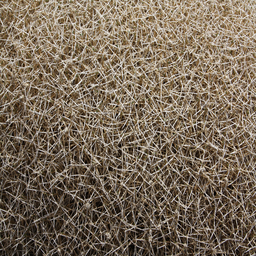
#> input picture images/IMG_0054_1024.bmp, 256 x 256 px, shrunk from 1024 x 1024 before the run, found by its file name
$ jupyter execute lbp163p.ipynb
#> lines starting #> are read from the running program, lines starting #| are printed output that depends on the picture
### Local Binary Pattern Example 3
### CS4243, Amir, 2023

[cell 1]
import math as m
import cv2
import numpy as np
import random as rnd
from matplotlib import pyplot as plt

[cell 2]
#img = cv2.imread('..\\cat_bw.bmp',0)
img = cv2.imread('..\\IMG_0054_1024.bmp',0)
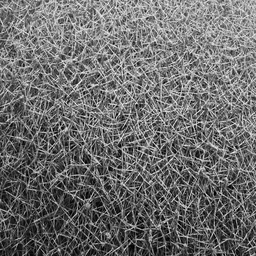
#> img: shape (256, 256); min 0, max 247, mean 109
#img = np.ones([64,64])
#img = np.random.randint(0,8,[128,128])

[cell 3]
M = img.shape
#> M = (256, 256)
lbpres = np.zeros(M)
M
#> Out = (256, 256)

[cell 4]
def lbpmask163(a,x,y):
    k = np.array( [ [ 0, 0 , 2**15 , 1 , 2 , 0 , 0 ] ,
                    [ 0 , 2**14 , 0 , 0 , 0 , 4 , 0] ,
                    [ 2**13 , 0, 0, 0, 0, 0, 8] ,
                    [ 2**12 , 0, 0, 0, 0, 0, 16] ,
                    [ 2**11 , 0 ,0 , 0, 0, 0, 32] ,
                    [ 0 , 2**10 , 0 , 0 , 0 , 64, 0] ,
                    [ 0, 0, 2**9 , 256, 128, 0, 0] ])

    msk1 = np.zeros([7,7])
    for i in range(7):
        for j in range(7):
            msk1[i,j] = (a[i,j] >= a[x,y] )

    ''' print( '>>> ' , np.sum(msk1))
    #print( msk1 )
    print( np.matmul( msk1 , k))
    cv2.waitKey(0) '''
    ans = np.sum( np.matmul( msk1 , k) )
    # print(ans)
    return ans

[cell 5]
for i in range(3,M[0]-3):
    for j in range(3,M[1]-3):
        lbpres[i,j] = lbpmask163(img,i,j)
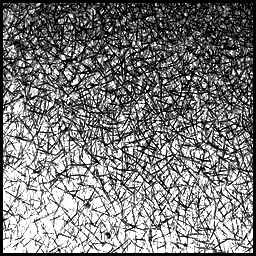
#> lbpres: shape (256, 256) float64; min 0, max 458745, mean 223021.7; drawn with min black and max white

[cell 6]
lbpres = lbpres[ 3:M[0]-3 , 3:M[1]-3 ]
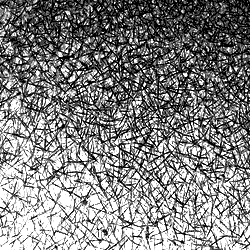
#> lbpres: shape (250, 250) float64; min 0, max 458745, mean 233855.2; drawn with min black and max white

[cell 7]
# original image histogram
#
hist,bins = np.histogram(img.flatten(),256,[0,256])

cdf = hist.cumsum()
cdf_normalized = cdf * hist.max()/ cdf.max()

plt.plot(cdf_normalized, color = 'g')
plt.hist(img.flatten(),256,[0,256], color = 'r')
plt.xlim([0,256])
plt.legend(('cdf','orig hist'), loc = 'upper left')
plt.show()
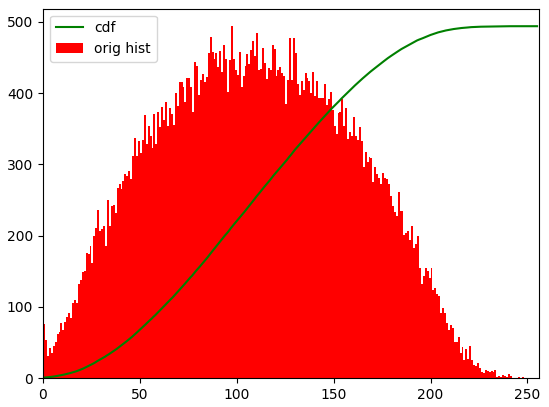
#> figure drawn by matplotlib, 1 panel; tallest bar 494 high, from x = 97 to 98; curve peaks at x = 247, y = 494
